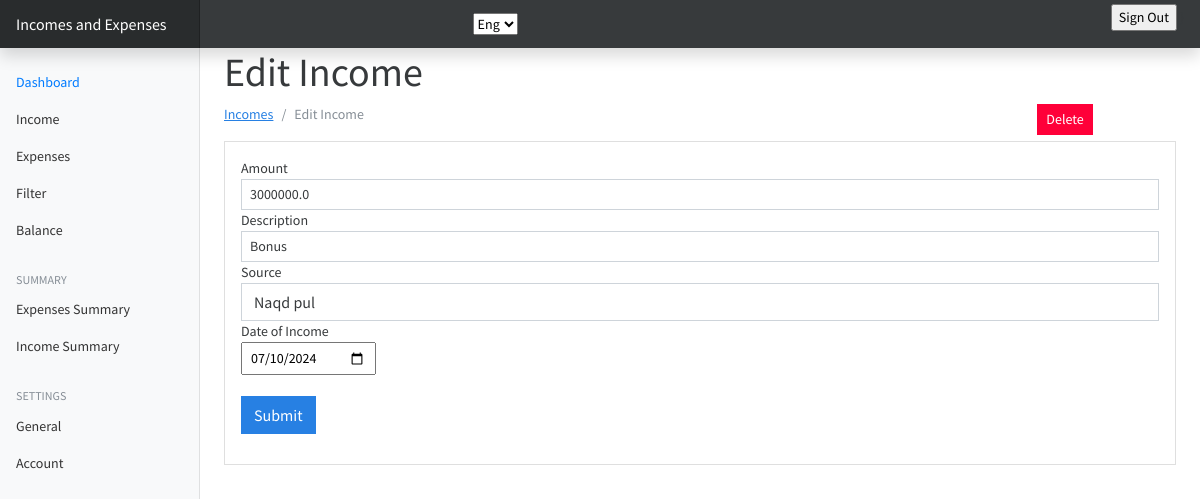
The app's page /incomes/edit-incomes/5 with its own data.
### incomes/models.py (models this page shows, shortened)
class UserIncome(models.Model):
	amount = models.FloatField()
	date = models.DateField(default=timezone.now)
	description = models.TextField()
	owner = models.ForeignKey(to=User, on_delete=models.CASCADE)
	source = models.CharField(max_length=256)
	class Meta:
		ordering: ['-date']

### incomes/views.py (the view, shortened to what this page needs)
# urls.py: path('edit-incomes/<int:id>', views.edit_income, name="edit-incomes"),
def edit_income(request, id):
    income = UserIncome.objects.get(pk=id)
    sources = Source.objects.all()
    context = {
        'income': income,
        'sources': sources
    }
    if request.method == 'GET':
        return render(request, 'income/edit_income.html', context)

### templates/income/edit_income.html (shortened to what this page needs)
{%extends 'base.html'%}
{%block content%}
<h1 data-translate="Edit_Income">Edit Income</h1>
<div class="container-mt-4">
	<div class="row">
		<div class="col-md-10">
			<nav aria-label="breadcrumb">
			  <ol class="breadcrumb">
			    <li class="breadcrumb-item"><a href="{%url 'incomes'%}" data-translate="Income">Incomes</a></li>
			    <li class="breadcrumb-item active" aria-current="page" data-translate="Edit_Income">Edit Income</li>
			  </ol>
			</nav>
		</div>
		<div class="col-md-2">
			<a href="{%url 'delete-incomes' income.id %}" class="btn btn-danger btn-sm" data-translate="Delete">Delete</a>
		</div>
	</div>
<div class="card">
	<div class="card-body">
	<form action="{%url 'edit-incomes' income.id%}" method="post">
		<div class="form-group">
			<label for="" data-translate="Amount">Amount</label>
			<input type="number" class="form-control form-control-sm" name="amount" value="{{income.amount}}">
		</div>
		<div class="form-group">
			<label for=""data-translate="Description">Description</label>
			<input type="text" class="form-control form-control-sm" name="description" value="{{income.description}}">
		</div>
		<div class="form-group">
			<label for="" data-translate="Source">Source</label>
			<select name="source" class="form-control">
				{%for source in sources%}
				<option name="source" value = "{{source.name}}">{{source.name}}</option>
				{%endfor%}
			</select>
		</div>
		<div class="form-group">
			<label for=""data-translate="Date_of_Income">Date of Income</label>
			<br>
			<input type="date" class="form-control-sm" name="income_date" value="{{income.date |date:'Y-m-d'}}">
		</div>
		<br>
		<input type="submit" value="Submit" class="btn btn-primary">
	</form>
	</div>
</div>
</div>
{%endblock%}

### PROJECT/static/css/dashboard.css (style rules this page uses)
body { font-size: .875rem; }

### records on screen
UserIncome: amount "3000000.0", description "Bonus", income_date "07/10/2024"

### other values on screen
form field source "Naqd pul"
